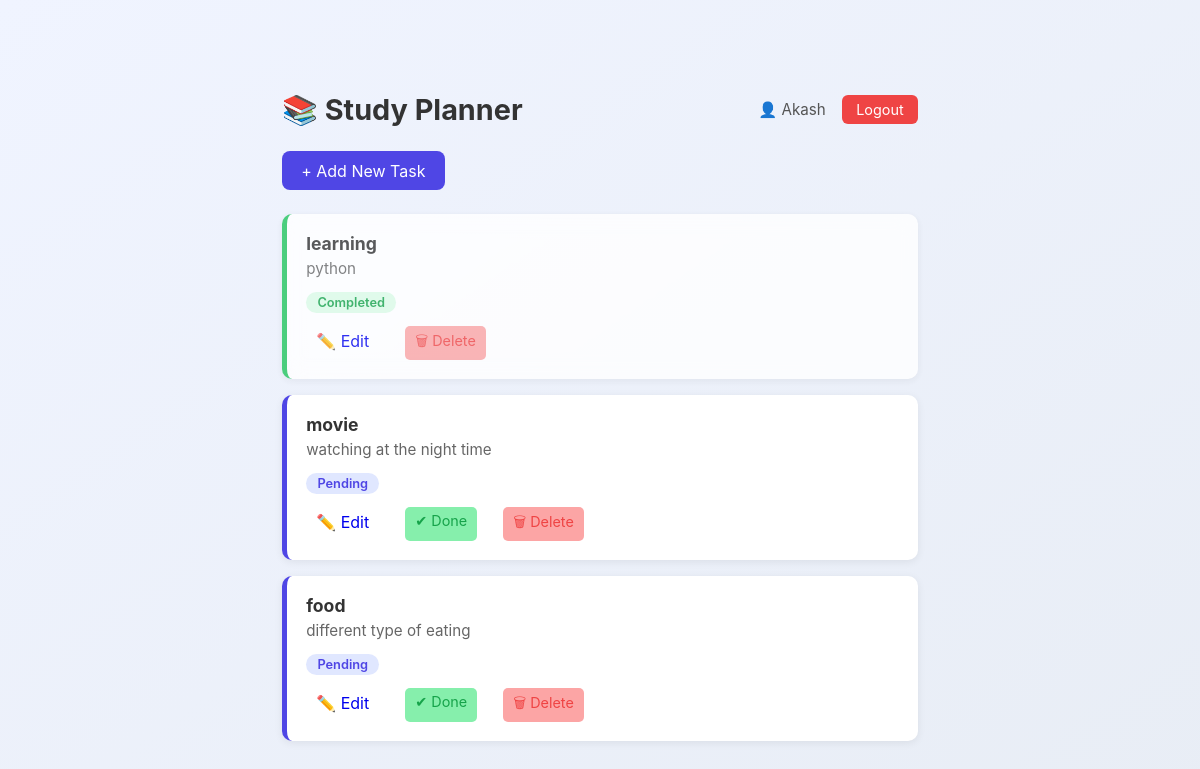
The page / (signed in) on the database its author committed.
### main.py (models this page shows)
class Task(Base):
    __tablename__ = "tasks"
    id = Column(Integer, primary_key=True, index=True)
    title = Column(String)
    description = Column(String)
    status = Column(String, default="Pending")
    user_id = Column(Integer)

### main.py (the view)
@app.get("/")
def home(request: Request):
    user_id = get_current_user(request)
    if not user_id:
        return RedirectResponse("/login", status_code=302)
    db = SessionLocal()
    tasks = db.query(Task).filter(Task.user_id == user_id).all()
    db.close()
    task_list = [task_to_dict(t) for t in tasks]
    return templates.TemplateResponse(
        request=request,
        name="index.html",
        context={
            "tasks": task_list,
            "username": request.session.get("username")
        }
    )

### templates/index.html (shortened to what this page needs)
<!DOCTYPE html>
<html>
<head>
    <link rel="stylesheet" href="/static/style.css">
</head>
<body>
<div class="container">
    <div class="header">
        <h1>📚 Study Planner</h1>
        <div class="header-right">
            <span>👤 {{ username }}</span>
            <a class="btn-logout" href="/logout">Logout</a>
        </div>
    </div>
    <a class="btn" href="/add">+ Add New Task</a>
    <div class="task-list">
        {% if tasks %}
            {% for task in tasks %}
            <div class="task-card {{ task.status | lower }}">
                <h3>{{ task.title }}</h3>
                <p>{{ task.description }}</p>
                <span class="badge {{ task.status | lower }}">{{ task.status }}</span>
                <div class="actions">
                    <a href="/edit/{{ task.id }}" class="edit">✏️ Edit</a>
                    {% if task.status != "Completed" %}
                    <a href="/done/{{ task.id }}" class="done">✔ Done</a>
                    {% endif %}
                    <a href="/delete/{{ task.id }}" class="delete">🗑 Delete</a>
                </div>
            </div>
            {% endfor %}
        {% else %}
            <p class="empty">No tasks yet. Add one!</p>
        {% endif %}
    </div>
</div>
</body>
</html>

### static/style.css (style rules this page uses)
body { font-family: Arial, sans-serif; background: linear-gradient(120deg, #1e3c72, #2a5298); margin: 0; color: white; }
.container { width: 80%; margin: auto; padding: 30px; }
h1 { text-align: center; }
.btn { display: inline-block; padding: 10px 15px; background: #00c6ff; color: white; text-decoration: none; border-radius: 8px; margin-bottom: 20px; }
.task-list { display: grid; grid-template-columns: repeat(auto-fit, minmax(250px, 1fr)); gap: 15px; }
.task-card { background: rgba(255,255,255,0.1); padding: 15px; border-radius: 12px; backdrop-filter: blur(10px); }
.badge { display: inline-block; padding: 5px 10px; background: #000; border-radius: 5px; font-size: 12px; }
.actions { margin-top: 10px; }
.actions a { margin-right: 10px; text-decoration: none; padding: 5px 10px; border-radius: 5px; }
.done { background: #86efac; color: #14532d; text-decoration: none; font-size: 0.9rem; padding: 0.4rem 0.9rem; border-radius: 6px; }
.delete { background: #fca5a5; color: #7f1d1d; text-decoration: none; font-size: 0.9rem; padding: 0.4rem 0.9rem; border-radius: 6px; }
* { box-sizing: border-box; margin: 0; padding: 0; }
body { font-family: 'Segoe UI', sans-serif; background: #f0f4ff; color: #333; }
.container { max-width: 700px; margin: 40px auto; padding: 2rem; }
.header { display: flex; justify-content: space-between; align-items: center; margin-bottom: 1.5rem; }
.header h1 { font-size: 1.8rem; }
.header-right { display: flex; align-items: center; gap: 1rem; font-size: 0.95rem; color: #555; }
.btn-logout { background: #ef4444; color: white; padding: 0.4rem 0.9rem; border-radius: 6px; text-decoration: none; font-size: 0.9rem; }
.btn { display: inline-block; background: #4f46e5; color: white; padding: 0.6rem 1.2rem; border-radius: 8px; text-decoration: none; margin-bottom: 1.5rem; }
.task-list { display: flex; flex-direction: column; gap: 1rem; }
.task-card { background: white; padding: 1.2rem; border-radius: 10px; box-shadow: 0 2px 8px rgba(0,0,0,0.07); border-left: 5px solid #4f46e5; }
.task-card.completed { border-left-color: #22c55e; opacity: 0.8; }
.task-card h3 { margin-bottom: 0.3rem; font-size: 1.1rem; }
.task-card p { color: #666; font-size: 0.95rem; margin-bottom: 0.8rem; }
.badge { display: inline-block; padding: 0.2rem 0.7rem; border-radius: 20px; font-size: 0.8rem; font-weight: 600; background: #e0e7ff; color: #4f46e5; }
.badge.completed { background: #dcfce7; color: #16a34a; }
.actions { margin-top: 0.8rem; display: flex; gap: 1rem; }
.done { color: #16a34a; text-decoration: none; font-size: 0.9rem; }
.delete { color: #ef4444; text-decoration: none; font-size: 0.9rem; }
* { margin: 0; padding: 0; box-sizing: border-box; }
body { font-family: 'Inter', sans-serif; background: linear-gradient(145deg, #f0f4ff 0%, #e8edf5 100%); min-height: 100vh; display: flex; align-items: center; justify-content: center; padding: 20px; }
::placeholder { color: #b9c2d4; font-weight: 400; font-size: 0.9rem; }

### rows shown on the page
Task: title "learning", description "python", status "Completed"
Task: title "movie", description "watching at the night time", status "Pending"
Task: title "food", description "different type of eating", status "Pending"

### other values the page prints
{{ username }} "Akash"
